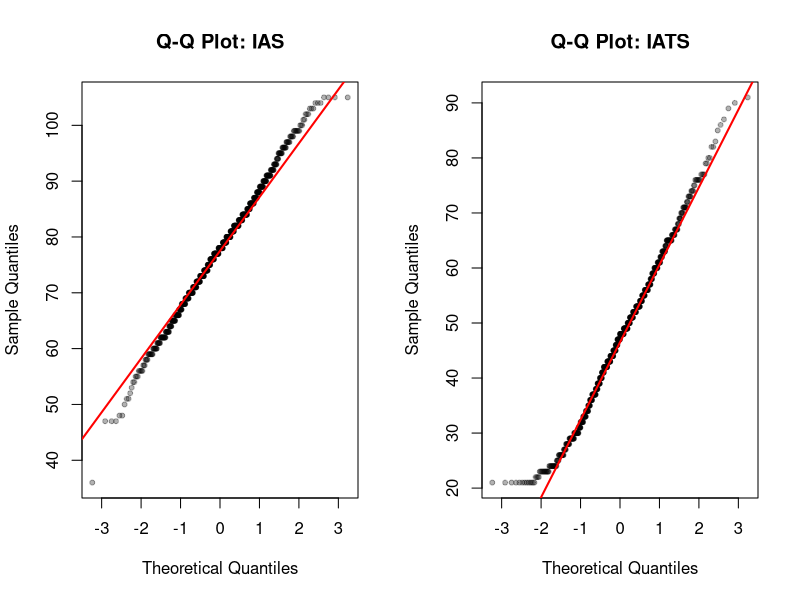
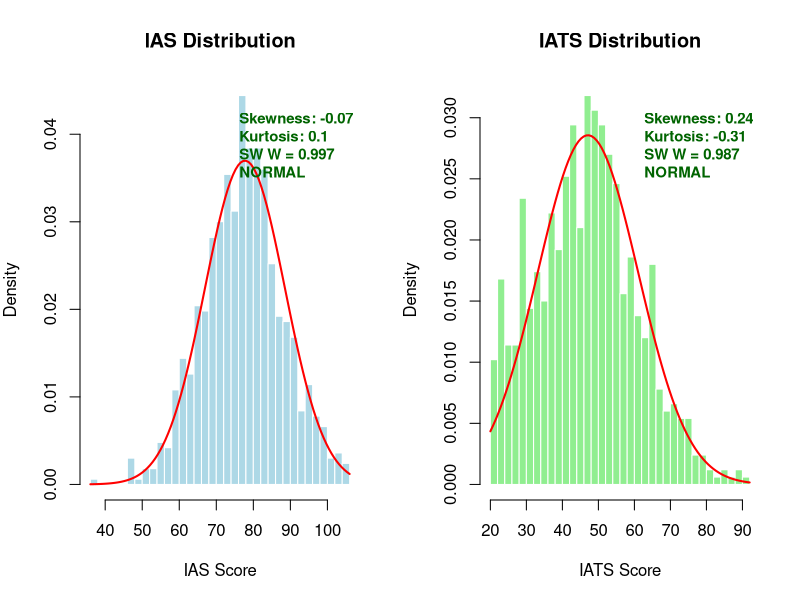

Reproduce these figures in R, in order.
# =============================================================================
# Normality Checks for LPA Assumptions
# =============================================================================
#
# Output: analysis_output/01_output.txt
# Plots:  1_s_8_normality_histograms.png, 1_s_9_normality_qq_plots.png
#
# =============================================================================

library(tidyverse)

setwd("C:/code/projects/interoceptive-profiling")
output_dir <- "C:/code/projects/interoceptive-profiling/analysis_output"
plots_dir <- "C:/code/projects/interoceptive-profiling/plots/supplementary_plots"
dir.create(output_dir, showWarnings = FALSE, recursive = TRUE)
dir.create(plots_dir, showWarnings = FALSE, recursive = TRUE)

# Redirect output to file
sink(file.path(output_dir, "01_output.txt"), split = TRUE)

# Load data
df <- read.csv("dfc_interoception_profiling.csv")
cat("N =", nrow(df), "\n\n")

cat(paste(rep("=", 70), collapse = ""), "\n")
cat("NORMALITY ASSESSMENT FOR LPA ASSUMPTIONS\n")
cat(paste(rep("=", 70), collapse = ""), "\n\n")

# =============================================================================
# DESCRIPTIVE STATISTICS
# =============================================================================

cat("--- IAS (Interoceptive Accuracy) ---\n")
ias <- na.omit(df$ias)
cat("N:", length(ias), "\n")
cat("Mean:", round(mean(ias), 2), "| SD:", round(sd(ias), 2), "\n")
cat("Min:", round(min(ias), 2), "| Max:", round(max(ias), 2), "\n")

# Skewness and Kurtosis (manual calculation)
ias_skew <- (sum((ias - mean(ias))^3) / length(ias)) / (sd(ias)^3)
ias_kurt <- (sum((ias - mean(ias))^4) / length(ias)) / (sd(ias)^4) - 3

cat("Skewness:", round(ias_skew, 3))
if (abs(ias_skew) < 0.5) { cat(" (excellent: |skew| < 0.5)\n")
} else if (abs(ias_skew) < 1) { cat(" (acceptable: |skew| < 1)\n")
} else { cat(" (problematic: |skew| > 1)\n") }

cat("Excess Kurtosis:", round(ias_kurt, 3))
if (abs(ias_kurt) < 1) { cat(" (excellent: |kurt| < 1)\n")
} else if (abs(ias_kurt) < 2) { cat(" (acceptable: |kurt| < 2)\n")
} else { cat(" (problematic: |kurt| > 2)\n") }

# Shapiro-Wilk test
sw_ias <- shapiro.test(ias)
cat("Shapiro-Wilk W:", round(sw_ias$statistic, 4), "| p =", format.pval(sw_ias$p.value, digits = 3), "\n")

# Kolmogorov-Smirnov test
ks_ias <- ks.test(ias, "pnorm", mean(ias), sd(ias))
cat("Kolmogorov-Smirnov D:", round(ks_ias$statistic, 4), "| p =", format.pval(ks_ias$p.value, digits = 3), "\n\n")

# -----------------------------------------------------------------------------

cat("--- IATS (Interoceptive Attention) ---\n")
iats <- na.omit(df$iats)
cat("N:", length(iats), "\n")
cat("Mean:", round(mean(iats), 2), "| SD:", round(sd(iats), 2), "\n")
cat("Min:", round(min(iats), 2), "| Max:", round(max(iats), 2), "\n")

# Skewness and Kurtosis
iats_skew <- (sum((iats - mean(iats))^3) / length(iats)) / (sd(iats)^3)
iats_kurt <- (sum((iats - mean(iats))^4) / length(iats)) / (sd(iats)^4) - 3

cat("Skewness:", round(iats_skew, 3))
if (abs(iats_skew) < 0.5) { cat(" (excellent: |skew| < 0.5)\n")
} else if (abs(iats_skew) < 1) { cat(" (acceptable: |skew| < 1)\n")
} else { cat(" (problematic: |skew| > 1)\n") }

cat("Excess Kurtosis:", round(iats_kurt, 3))
if (abs(iats_kurt) < 1) { cat(" (excellent: |kurt| < 1)\n")
} else if (abs(iats_kurt) < 2) { cat(" (acceptable: |kurt| < 2)\n")
} else { cat(" (problematic: |kurt| > 2)\n") }

# Shapiro-Wilk test
sw_iats <- shapiro.test(iats)
cat("Shapiro-Wilk W:", round(sw_iats$statistic, 4), "| p =", format.pval(sw_iats$p.value, digits = 3), "\n")

# Kolmogorov-Smirnov test
ks_iats <- ks.test(iats, "pnorm", mean(iats), sd(iats))
cat("Kolmogorov-Smirnov D:", round(ks_iats$statistic, 4), "| p =", format.pval(ks_iats$p.value, digits = 3), "\n\n")

# =============================================================================
# INTERPRETATION
# =============================================================================

cat(paste(rep("=", 70), collapse = ""), "\n")
cat("INTERPRETATION FOR LPA\n")
cat(paste(rep("=", 70), collapse = ""), "\n\n")

cat("Note: Statistical tests (Shapiro-Wilk, KS) are overly sensitive with\n")
cat("large samples (n=833). With large N, even trivial deviations from\n")
cat("normality will be statistically significant.\n\n")

cat("For LPA, focus on practical metrics:\n")
cat("  1. Skewness: |value| < 1 is acceptable\n")
cat("  2. Kurtosis: |value| < 2 is acceptable\n")
cat("  3. Visual inspection (Q-Q plots)\n\n")

cat("SUMMARY:\n")
cat("  IAS: skew =", round(ias_skew, 3), ", kurtosis =", round(ias_kurt, 3), "\n")
cat("  IATS: skew =", round(iats_skew, 3), ", kurtosis =", round(iats_kurt, 3), "\n\n")

if (abs(ias_skew) < 1 && abs(ias_kurt) < 2 && abs(iats_skew) < 1 && abs(iats_kurt) < 2) {
  cat("CONCLUSION: Both variables show acceptable normality for LPA.\n")
  cat("LPA assumptions are reasonably met.\n")
} else { cat("CONCLUSION: Some deviation from normality detected.\n")
  cat("Consider robust LPA variants or transformation.\n") }

# =============================================================================
# Q-Q PLOTS
# =============================================================================

png(file.path(plots_dir, "1_s_9_normality_qq_plots.png"), width = 10, height = 5, units = "in", res = 300)
par(mfrow = c(1, 2))

qqnorm(ias, main = "Q-Q Plot: IAS", pch = 20, col = rgb(0, 0, 0, 0.3))
qqline(ias, col = "red", lwd = 2)

qqnorm(iats, main = "Q-Q Plot: IATS", pch = 20, col = rgb(0, 0, 0, 0.3))
qqline(iats, col = "red", lwd = 2)

dev.off()

cat("\nQ-Q plots saved: plots/supplementary_plots/1_s_9_normality_qq_plots.png\n")

# =============================================================================
# HISTOGRAMS WITH NORMAL OVERLAY AND NORMALITY LABELS
# =============================================================================

png(file.path(plots_dir, "1_s_8_normality_histograms.png"), width = 12, height = 6, units = "in", res = 300)
par(mfrow = c(1, 2), mar = c(5, 4, 4, 2))

# Determine normality assessment
ias_normal <- abs(ias_skew) < 1 && abs(ias_kurt) < 2
iats_normal <- abs(iats_skew) < 1 && abs(iats_kurt) < 2

# IAS histogram
hist(ias, breaks = 30, probability = TRUE, main = "IAS Distribution",
     xlab = "IAS Score", col = "lightblue", border = "white")
curve(dnorm(x, mean = mean(ias), sd = sd(ias)), add = TRUE, col = "red", lwd = 2)

# Add normality label for IAS
ias_label <- paste0(
  "Skewness: ", round(ias_skew, 2), "\n",
  "Kurtosis: ", round(ias_kurt, 2), "\n",
  "SW W = ", round(sw_ias$statistic, 3), "\n",
  ifelse(ias_normal, "NORMAL", "NON-NORMAL")
)
ias_color <- ifelse(ias_normal, "darkgreen", "red")
legend("topright", legend = ias_label, bty = "n", cex = 0.9,
       text.col = ias_color, text.font = 2)

# IATS histogram
hist(iats, breaks = 30, probability = TRUE, main = "IATS Distribution",
     xlab = "IATS Score", col = "lightgreen", border = "white")
curve(dnorm(x, mean = mean(iats), sd = sd(iats)), add = TRUE, col = "red", lwd = 2)

# Add normality label for IATS
iats_label <- paste0(
  "Skewness: ", round(iats_skew, 2), "\n",
  "Kurtosis: ", round(iats_kurt, 2), "\n",
  "SW W = ", round(sw_iats$statistic, 3), "\n",
  ifelse(iats_normal, "NORMAL", "NON-NORMAL")
)
iats_color <- ifelse(iats_normal, "darkgreen", "red")
legend("topright", legend = iats_label, bty = "n", cex = 0.9,
       text.col = iats_color, text.font = 2)

dev.off()

cat("Histograms saved: plots/supplementary_plots/1_s_8_normality_histograms.png\n")
cat("\nDone!\n")

# Close output file
sink()
